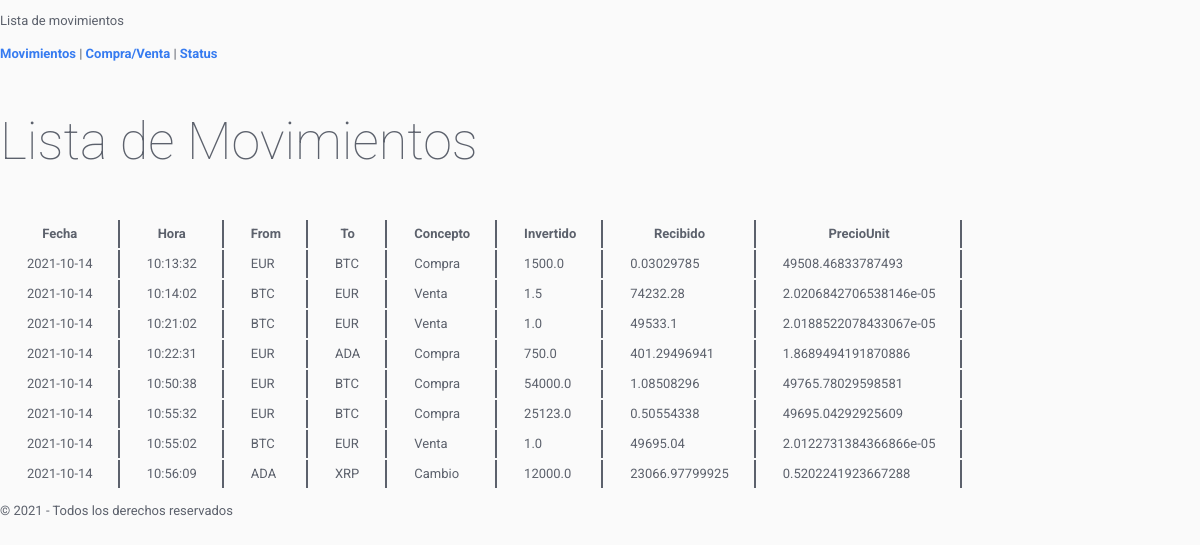
The page / on the database its author committed.
### tables this page shows
CREATE TABLE "movs" (
	"Fecha"	TEXT NOT NULL,
	"Hora"	TEXT NOT NULL,
	"From"	TEXT NOT NULL,
	"To"	TEXT NOT NULL,
	"Concepto"	TEXT NOT NULL,
	"Invertido"	REAL NOT NULL,
	"Recibido"	REAL NOT NULL
, "PrecioUnit"	REAL NOT NULL);

### programa/views.py (the view)
@app.route("/")
def inicio():
    Tabla = DBManager.CrearTabla()
    return render_template("inicio.html", obj = Tabla[0], items = Tabla[1])

### programa/models.py (called while the page is built)
  def CrearTabla():
    con= sqlite3.connect("data/wallet.db")
    cur = con.cursor()
    cur.execute("Select * from movs")
    keys=[]
    for item in cur.description:
        keys.append(item[0])
    movimientos = []
    for registro in cur.fetchall():
        i = 0
        dic={}
        for columna in keys:
            dic[columna] = registro[i]
            i +=1
        movimientos.append(dic)
    return keys, movimientos

### programa/templates/inicio.html (shortened to what this page needs)
{% extends "base.html" %}
{% block contenido %}
    <h1>Lista de Movimientos</h1>
    <table>
        <tr>
            {%for item in obj%}
            <th class="tabla">{{item}}</th>
            {%endfor%}
        </tr>
        {%for item in items%}
        <tr>
            <td class="tabla">{{item.Fecha}}</td>
            <td class="tabla">{{item.Hora}}</td>
            <td class="tabla">{{item.From}}</td>
            <td class="tabla">{{item.To}}</td>
            <td class="tabla">{{item.Concepto}}</td>
            <td class="tabla">{{item.Invertido}}</td>
            <td class="tabla">{{item.Recibido}}</td>
            <td class="tabla">{{item.PrecioUnit}}</td>
        </tr>
        {%endfor%}
    </table>
{% endblock %}

### programa/templates/base.html (shortened to what this page needs)
<!DOCTYPE html>
<html lang="en">
    <head>
        <link rel="stylesheet" href="static/css/styles.css">
        <link rel="stylesheet" href="static/css/flat-remix.css">
    </head>
    <body>
        <header>
            <p>Lista de movimientos</p>
        </header>
        <section>
            <nav>
                <a href="/">Movimientos</a> | <a href="/purchase">Compra/Venta</a> | <a href="/status">Status</a>
            </nav>
            {% block contenido %}{% endblock %}
        </section>
        <footer>
            <p>&copy; 2021 - Todos los derechos reservados</p>
        </footer>
    </body>
</html>

### programa/static/css/styles.css (style rules this page uses)
.tabla { padding-right: 25px; padding-left: 25px; border-right-style: solid; border-right-width: 2px; }

### programa/static/css/flat-remix.css (style rules this page uses)
* { box-sizing: border-box; outline: none; -webkit-appearance: none; -webkit-tap-highlight-color: transparent !important; -webkit-tap-highlight-color: rgba(0, 0, 0, 0) !important; -webkit-touch-callout: none; font-family: "Roboto", sans-serif; letter-spacing: 0; }
body { background-color: #FAFAFA; color: #5c616c; margin: 0; font-size: 13px; cursor: default; user-select: none; -webkit-user-select: none; -khtml-user-select: none; -moz-user-select: none; -ms-user-select: none; }
a:link, a:visited, a:active, a { color: #367bf0; font-weight: bold; text-decoration: none; cursor: pointer; }
h1, h2, h3, h4, h5, h6 { line-height: 1.5em; }
h1 { font-size: 4em; font-weight: lighter; margin: .7em 0; }
section, article, .section, .article, .paper { line-height: 2em; word-wrap: break-word; word-break: normal; line-height: 2em; }

### rows shown on the page
movs: Fecha "2021-10-14", Hora "10:13:32", From "EUR", To "BTC", Concepto "Compra", Invertido "1500.0", Recibido "0.03029785", PrecioUnit "49508.46833787493"
movs: Fecha "2021-10-14", Hora "10:14:02", From "BTC", To "EUR", Concepto "Venta", Invertido "1.5", Recibido "74232.28", PrecioUnit "2.0206842706538146e-05"
movs: Fecha "2021-10-14", Hora "10:21:02", From "BTC", To "EUR", Concepto "Venta", Invertido "1.0", Recibido "49533.1", PrecioUnit "2.0188522078433067e-05"
movs: Fecha "2021-10-14", Hora "10:22:31", From "EUR", To "ADA", Concepto "Compra", Invertido "750.0", Recibido "401.29496941", PrecioUnit "1.8689494191870886"
movs: Fecha "2021-10-14", Hora "10:50:38", From "EUR", To "BTC", Concepto "Compra", Invertido "54000.0", Recibido "1.08508296", PrecioUnit "49765.78029598581"
movs: Fecha "2021-10-14", Hora "10:55:32", From "EUR", To "BTC", Concepto "Compra", Invertido "25123.0", Recibido "0.50554338", PrecioUnit "49695.04292925609"
movs: Fecha "2021-10-14", Hora "10:55:02", From "BTC", To "EUR", Concepto "Venta", Invertido "1.0", Recibido "49695.04", PrecioUnit "2.0122731384366866e-05"
movs: Fecha "2021-10-14", Hora "10:56:09", From "ADA", To "XRP", Concepto "Cambio", Invertido "12000.0", Recibido "23066.97799925", PrecioUnit "0.5202241923667288"

### other values the page prints
{{ item }} "Fecha" "Hora" "From" "To" "Concepto" "Invertido" "Recibido" "PrecioUnit"
